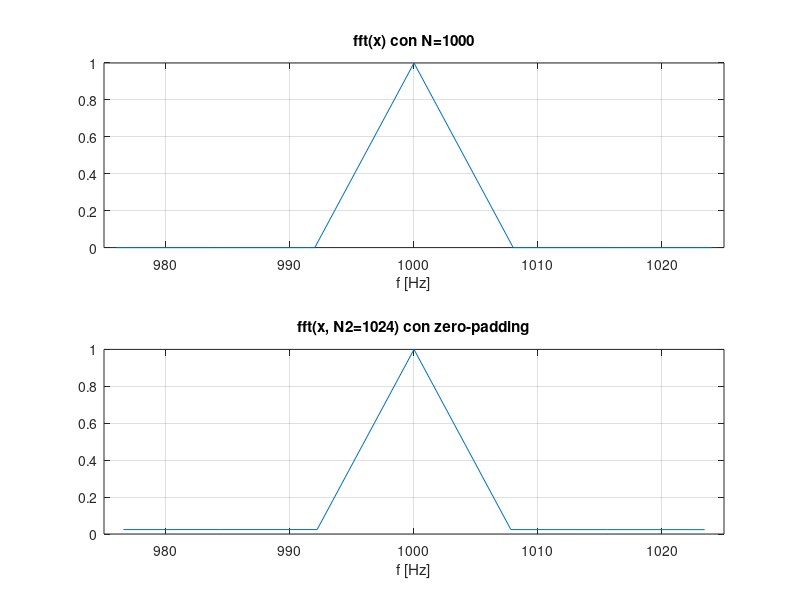

Recreate this plot in MATLAB.
% 17_fft_no_potencia2.m
% Tema 3 - FFT con N que NO es potencia de 2.
% Ejecutar:  octave-cli 17_fft_no_potencia2.m
%
% Referencias a las laminas del Tema 3:
%   - La FFT maneja N arbitrario; las potencias de 2 son las mas rapidas.

clear; close all; clc;

fs = 8000; f0 = 1000; N = 1000;   % N no potencia de 2
n = 0:N-1;
x = sin(2*pi*f0*n/fs);

X = fft(x);              % funciona con N=1000
N2 = 2^nextpow2(N);      % siguiente potencia de 2 (1024)
X2 = fft(x, N2);         % relleno con ceros

f1 = (0:N-1)*fs/N;
f2 = (0:N2-1)*fs/N2;

fprintf('============================================================\n');
fprintf('FFT CON N NO POTENCIA DE 2\n');
fprintf('============================================================\n');
fprintf('N = %d (no potencia de 2); siguiente potencia = %d\n', N, N2);
fprintf('resolucion sin padding: df = %.2f Hz\n', fs/N);
fprintf('resolucion con padding: df = %.2f Hz\n', fs/N2);

% Indices para el rango 975–1025 Hz
idx1 = find(f1 >= 975 & f1 <= 1025);
idx2 = find(f2 >= 975 & f2 <= 1025);

figure;
subplot(2,1,1); plot(f1(idx1), abs(X(idx1))*2/N);
title(sprintf('fft(x) con N=%d', N)); xlabel('f [Hz]'); xlim([975 1025]); grid on;
subplot(2,1,2); plot(f2(idx2), abs(X2(idx2))*2/N);
title(sprintf('fft(x, N2=%d) con zero-padding', N2)); xlabel('f [Hz]'); xlim([975 1025]); grid on;
